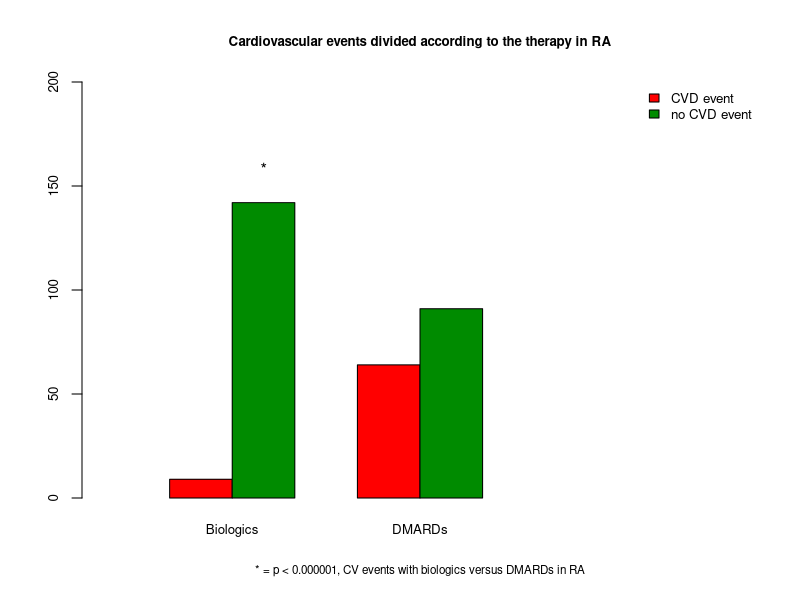

Source code (R):
setwd("~/Desktop/github/Rheuma")

mymatrix_AR<- matrix(c(9, 142, 64, 91), 2, 2)
mymatrix_AR
chisq.test(mymatrix_AR)

colnames(mymatrix_AR)<- c("Biologics", "DMARDs")
rownames(mymatrix_AR)<- c("Evento", "No Evento")

mymatrix_AR
barplot(mymatrix_AR, col = c("red", "green4"), beside = TRUE, xlim=c(0, 5), width= 0.5, ylim = c(0, 200), cex.axis = 0.8, cex.names = 0.8)

legend("topright", bty = "n", legend = c("CVD event", "no CVD event"), fill = c("red", "green4"), cex= 0.8)
text(1.25, 160, "*")
title(main = "Cardiovascular events divided according to the therapy in RA", cex.main = 0.8, xlab = "* = p < 0.000001, CV events with biologics versus DMARDs in RA", cex.lab = 0.7)

dev.copy(jpeg, "biol_dmard_AR.jpg")
dev.off()

